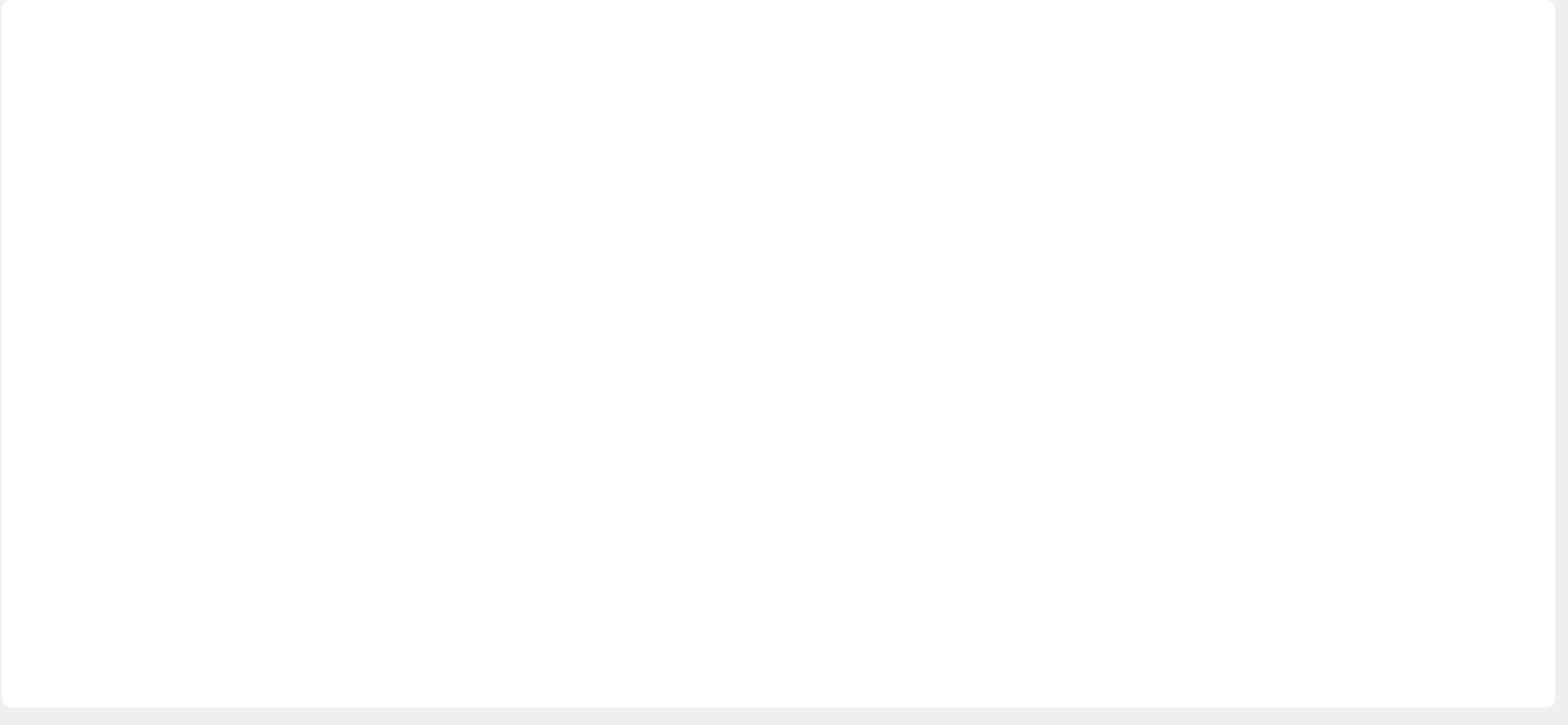
<?xml version="1.0" encoding="UTF-8"?>
<ui version="4.0">
 <class>SampleApplyTable</class>
 <widget class="QWidget" name="SampleApplyTable">
  <property name="geometry">
   <rect>
    <x>0</x>
    <y>0</y>
    <width>1716</width>
    <height>793</height>
   </rect>
  </property>
  <property name="sizePolicy">
   <sizepolicy hsizetype="Fixed" vsizetype="Fixed">
    <horstretch>0</horstretch>
    <verstretch>0</verstretch>
   </sizepolicy>
  </property>
  <property name="minimumSize">
   <size>
    <width>1716</width>
    <height>793</height>
   </size>
  </property>
  <property name="maximumSize">
   <size>
    <width>1716</width>
    <height>793</height>
   </size>
  </property>
  <property name="windowTitle">
   <string>Form</string>
  </property>
  <widget class="QTableWidget" name="tableWidget">
   <property name="geometry">
    <rect>
     <x>2</x>
     <y>0</y>
     <width>1700</width>
     <height>774</height>
    </rect>
   </property>
   <property name="sizePolicy">
    <sizepolicy hsizetype="Fixed" vsizetype="Fixed">
     <horstretch>0</horstretch>
     <verstretch>0</verstretch>
    </sizepolicy>
   </property>
   <property name="minimumSize">
    <size>
     <width>1700</width>
     <height>774</height>
    </size>
   </property>
   <property name="maximumSize">
    <size>
     <width>1700</width>
     <height>774</height>
    </size>
   </property>
   <property name="styleSheet">
    <string notr="true">QTableWidget#tableWidget
{
background: #FFFFFF;
font-family: PingFang SC;
font-weight: 500;
font-size: 24px;
border-radius: 10px;
color: #333333;
line-height: 42px;
}
QTableWidget::item {
    text-align: center;
}
QHeaderView {
    font-family: PingFang SC;
	font-weight: 500;
	font-size: 22px;
	color: #6D7E92;
	line-height: 42px;
}

QHeaderView::section {
    background-color: #EFF0F2;
	border-top: 1px solid #E1EBF6;
	border-left: none;
	border-bottom: 1px solid #E1EBF6;
	border-right: none;
	line-height: 42px;
}
QTableWidget::item:selected {
    background: #D4F2F5;
	border-top: none;
	border-left: none;
	border-bottom: 1px solid #22A4B3;
	border-right: none;
}</string>
   </property>
   <property name="frameShape">
    <enum>QFrame::VLine</enum>
   </property>
  </widget>
 </widget>
 <resources/>
 <connections/>
</ui>
